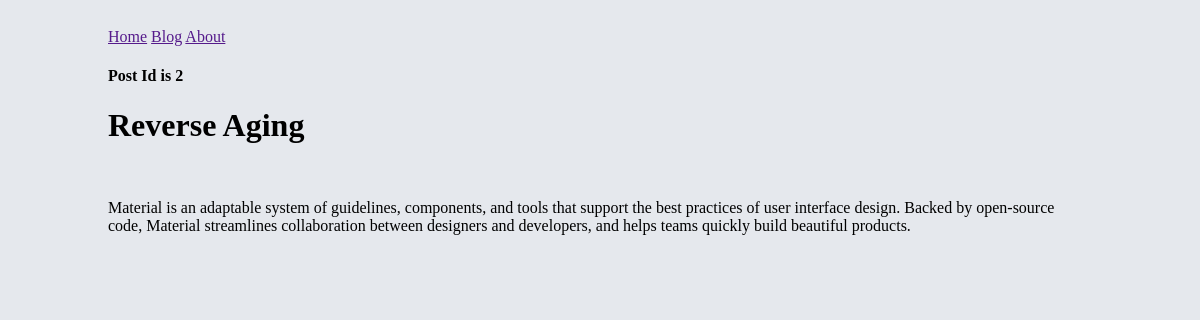
/post/reverse-aging, run on the app's committed database.
### blog/models.py (models this page shows, shortened)
class Post(models.Model):
    title = models.CharField(max_length=100)
    content = models.TextField()
    img_url = models.URLField()
    created_at = models.DateTimeField(auto_now_add=True)
    slug = models.SlugField(unique=True)
    category = models.ForeignKey(Category, on_delete=models.CASCADE)

### blog/views.py (the view)
# urls.py: path("post/<str:slug>", views.detail, name="detail"),
def detail(request, slug):
    post = Post.objects.get(slug=slug)
    return render(request, "detail.html", {'post': post})

### blog/templates/detail.html (shortened to what this page needs)
{% extends 'base.html' %}
{% block content %}
    <div>
        <h4>Post Id is {{post.id}}</h4>
        <h1> {{ post.title }} </h1>
        <p>{{ post.content }}</p>
    </div>
{% endblock %}

### blog/static/style.css (style rules this page uses)
body { padding: 20px 100px; background-color: #E5E8ED; }

### data on the page
Post: id "2", title "Reverse Aging", content "Material is an adaptable system of guidelines, components, and tools that support the best practices of user interface design. Backed by open-source code, Material streamlines collaboration between designers and developers, and helps teams quickly build beautiful products."
